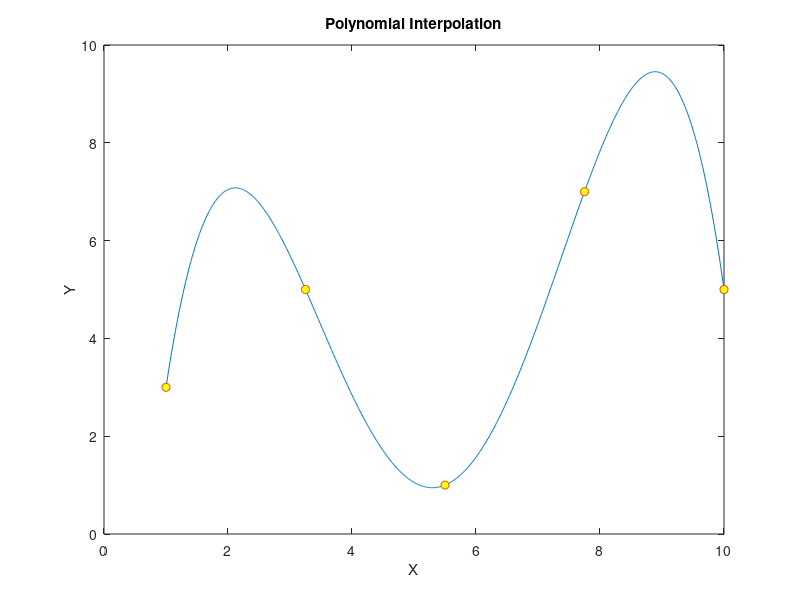

This figure's MATLAB source:
N= 5;
x= linspace(1,10,N);
y=randi(10,[1,N]);
y = y.';
% prepare G matrix  - Dimension (N+1) x (N+1)
%    [x0^0  x0^1  x1^2 ..... x1^N]
%    |x1^0  x1^1  x1^2 ..... x1^N|
%    |x2^0  x2^1  x2^2 ..... x2^N|
%G = |x3^0  x3^1  x3^2 ..... x3^N|
%    |:  :   :     :     :    :  |
%    [xN^0  xN^1  xN^2 ..... xN^N]
G=zeros(N,N);
for i = 1:N
    for j = 1:N
        G(i,j) = x(i)^(j-1);
    end
end
m = inv(G) * y;

xi = linspace(x(1),x(end),1000);

xi = xi.';
yi = zeros(1000,1);
for j=1:N
    yi = yi+m(j)*(xi.^(j-1))
end
plot(xi,yi)
hold on
plot(x,y,'o','markerFacecolor','y')
xlabel('X')
ylabel('Y')
title('Polynomial Interpolation')



